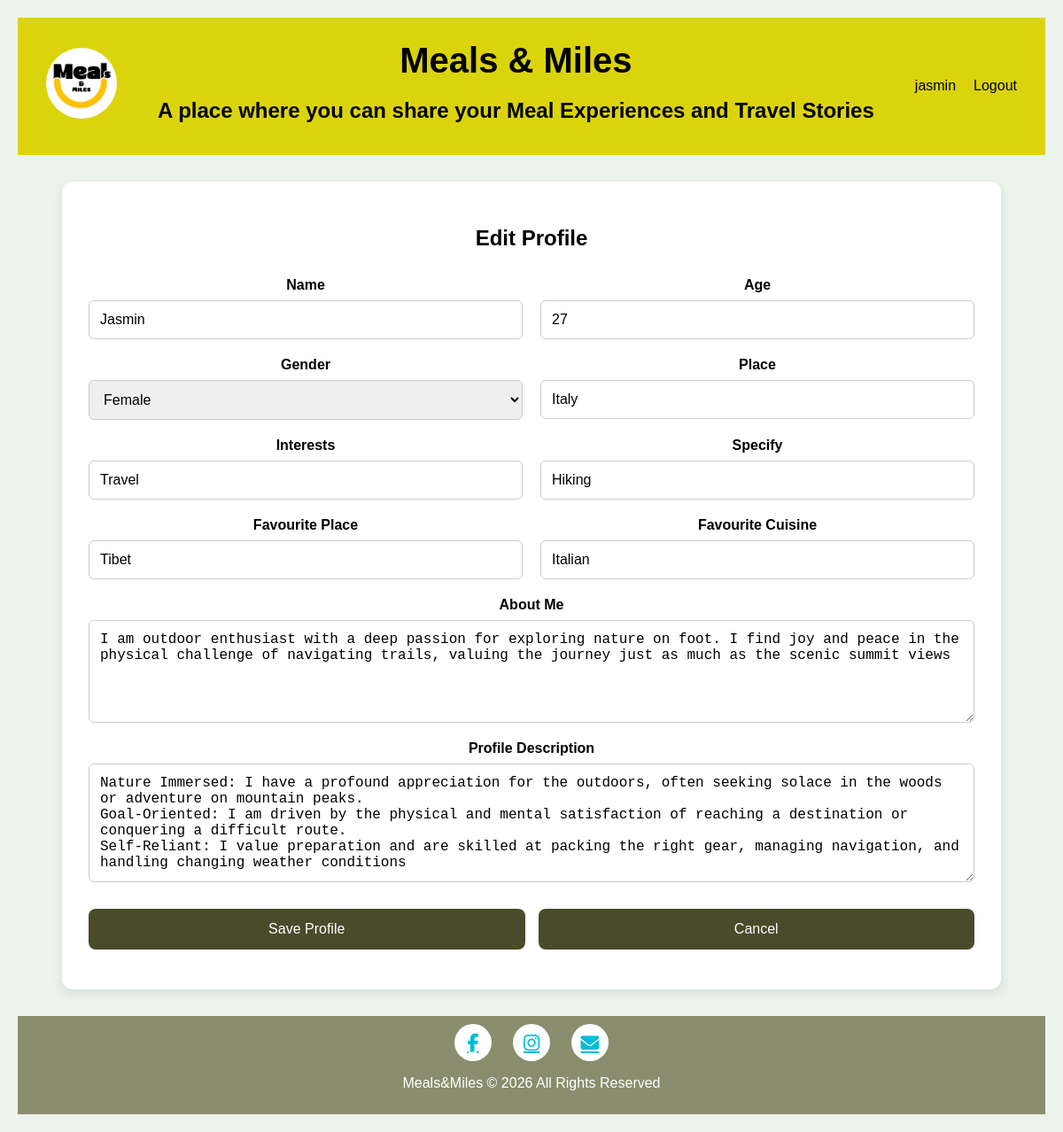
The page /edit (signed in) on the database its author committed.
### Database/models.py (models this page shows)
class User(db.Model, UserMixin):
    id = db.Column(db.Integer, primary_key=True)
    posts = db.relationship('Post', backref='author', lazy=True , cascade="all, delete-orphan")
    comments = db.relationship('Comment', backref='user', lazy=True, cascade="all, delete-orphan")
    likes = db.relationship('Like', backref='user', lazy=True, cascade="all, delete-orphan")
    username = db.Column( db.String(150),unique=True, nullable=False)
    email = db.Column(db.String(150), unique=True, nullable=False)
    password = db.Column( db.String(255), nullable=False )
    profile_pic = db.Column(db.String(255),
        default='images/Default-Profile-Picture.png')
    name = db.Column(db.String(100))
    age = db.Column(db.Integer)
    gender = db.Column(db.String(20))
    place = db.Column(db.String(100))
    interests = db.Column(db.String(300))
    specify = db.Column(db.String(300))
    cuisine = db.Column(db.String(100))
    favourite_place = db.Column(db.String(150))
    about_me = db.Column(db.Text)
    profile_description = db.Column(db.Text)

### Database/views.py (the view, shortened to what this page needs)
@views.route('/edit', methods=['GET', 'POST'])
@login_required
def edit():
    return render_template('edit.html',user=current_user)

### Database/__init__.py (called while the page is built)
@login_manager.user_loader
def load_user(user_id):
    from .models import User
    return User.query.get(int(user_id))

### Database/templates/edit.html (shortened to what this page needs)
<!DOCTYPE html>
<html lang="en">
<head>
    <link rel="stylesheet" href="{{ url_for('static', filename='css/edit.css') }}">
    <link rel="stylesheet" href="https://cdnjs.cloudflare.com/ajax/libs/font-awesome/6.5.1/css/all.min.css">
</head>
<body>
    <nav class="navbar">
        <div class="nav-left">
            <img src="{{ url_for('static', filename='images/logo.png') }}" alt="LOGO" class="logo">
        </div>
        <div class="nav-center">
            <h1 class="main-heading">Meals & Miles</h1>
            <h2>A place where you can share your Meal Experiences and Travel Stories</h2>
        </div>
        <div class="nav-right" id="navRight">
            <a href="/account">{{ current_user.username }}</a>
            <a href="{{ url_for('views.logout') }}">Logout</a>
        </div>
    </nav>
    <section class="main">
        <div class="profile-form-container">
            <h2>Edit Profile</h2>
            <form action="/save_profile" method="POST">
                <div class="form-grid">
                    <div class="form-group">
                        <label>Name</label>
                        <input type="text" name="name" value="{{ current_user.name }}">
                    </div>
                    <div class="form-group">
                        <label>Age</label>
                        <input type="number" name="age" min="18" max="120" value="{{ current_user.age }}">
                    </div>
                    <div class="form-group">
                        <label>Gender</label>
                        <select name="gender">
                            <option value="Female" {% if current_user.gender== "Female" %}selected{% endif %}>
                                Female
                            </option>
                        </select>
                    </div>
                    <div class="form-group">
                        <label>Place</label>
                        <input type="text" name="place" value="{{ current_user.place }}">
                    </div>
                    <div class="form-group">
                        <label>Interests</label>
                        <input type="text" name="interests" placeholder="Travel, Food, Photography"
                            value="{{ current_user.interests }}">
                    </div>
                    <div class="form-group">
                        <label>Specify</label>
                        <input type="text" name="specify" placeholder="Backpacking, Hiking, Street Food"
                            value="{{ current_user.specify }}">
                    </div>
                    <div class="form-group">
                        <label>Favourite Place</label>
                        <input type="text" name="favourite_place" value="{{current_user.favourite_place}}">
                    </div>
                    <div class="form-group">
                        <label>Favourite Cuisine</label>
                        <input type="text" name="cuisine" value="{{ current_user.cuisine }}">
                    </div>
                </div>
                <div class="form-group full-width">
                    <label>About Me</label>
                    <textarea name="about_me" rows="5"
                        placeholder="Tell people about yourself...">{{ current_user.about_me }}</textarea>
                </div>
                <div class="form-group full-width">
                    <label>Profile Description</label>
                    <textarea name="profile_description" rows="6"
                        placeholder="Describe your travel and food journey...">{{ current_user.profile_description }}</textarea>
                </div>
                <div class="button-group">
                    <button type="submit" class="submit-btn">
                        Save Profile
                    </button>
                    <button type="button" class="cancel-btn" onclick="window.location.href='/account'">
                        Cancel
                    </button>
                </div>
            </form>
        </div>
    </section>
    <footer class="footer">
        <div class="footer-icons">
            <a href="https://www.facebook.com/mealsandmiles">
                <i class="fab fa-facebook-f"></i>
            </a>
            <a href="https://www.instagram.com/_meals_and_miles/">
                <i class="fab fa-instagram"></i>
            </a>
            <a href="mailto:info@mealsandmiles.com">
                <i class="fas fa-envelope"></i>
            </a>
        </div>
        <p>Meals&Miles &copy; 2026 All Rights Reserved</p>
    </footer>
</body>
</html

### Database/static/css/edit.css (style rules this page uses)
body { margin: 0; box-sizing: border-box; background-color: rgb(236, 243, 237); color: black; font-family: 'Arial', sans-serif; text-align: center; padding: 20px; }
.navbar { display: flex; justify-content: space-between; align-items: center; background-color: #dbd40d; padding: 1rem 2rem; }
.nav-left { color: #000000; font-size: 1.5rem; background-size: contain; background-repeat: no-repeat; }
.logo { width: 80px; height: 80px; border-radius: 50%; object-fit: cover; }
.nav-center { position: static; color: rgb(0, 0, 0); transform: none; width: 100%; margin-top: 10px; }
.nav-center .main-heading { font-size: 2.5rem; font-family: 'verdana', sans-serif; margin: 0; }
.nav-right { display: flex; gap: 20px; color: #000000; }
.nav-right a { color: #000000; text-decoration: none; font-size: 1rem; }
.main { padding: 30px; }
.profile-form-container { max-width: 1000px; margin: auto; background: white; padding: 30px; border-radius: 12px; box-shadow: 0 4px 12px rgba(0, 0, 0, 0.1); }
.profile-form-container h2 { text-align: center; margin-bottom: 30px; }
.form-grid { display: grid; grid-template-columns: repeat(2, 1fr); gap: 20px; }
.form-group { display: flex; flex-direction: column; }
.form-group label { font-weight: bold; margin-bottom: 8px; }
.form-group input, .form-group select, .form-group textarea { padding: 12px; border: 1px solid #ccc; border-radius: 6px; font-size: 1rem; }
.full-width { margin-top: 20px; }
textarea { resize: vertical; }
.button-group { display: flex; gap: 15px; justify-content: center; margin-top: 30px; }
.submit-btn, .cancel-btn { width: 50%; padding: 14px; border: none; border-radius: 8px; font-size: 1rem; cursor: pointer; background: #494b2b; color: white; transition: 0.3s; margin-bottom: 15px; }
.footer { background-color: #41431193; padding: 0.6rem 0.4rem; height: 8%; margin: 0; flex: 1; flex-shrink: 0; }
.footer-icons { display: flex; justify-content: center; gap: 1.5rem; margin-bottom: 1rem; }
.footer-icons a { color: #00bcd4; font-size: 1.3rem; width: 42px; height: 42px; border-radius: 50%; background-color: #fff; display: flex; align-items: center; justify-content: center; transition: all 0.3s ease; }
.footer p { color: white; font-size: 1rem; text-align: center; }

### rows shown on the page
User: username "jasmin", name "Jasmin", age "27", gender "Female", place "Italy", interests "Travel", specify "Hiking", favourite_place "Tibet", cuisine "Italian", about_me "I am outdoor enthusiast with a deep passion for exploring nature on foot. I find joy and peace in the physical challenge of navigating trails, valuing the journey just as much as the scenic summit views", profile_description "Nature Immersed: I have a profound appreciation for the outdoors, often seeking solace in the woods or adventure on mountain peaks. Goal-Oriented: I am driven by the physical and mental satisfaction of reaching a destination or conquering a difficult route. Self-Reliant: I value preparation and are skilled at packing the right gear, managing navigation, and handling changing weather conditions"
